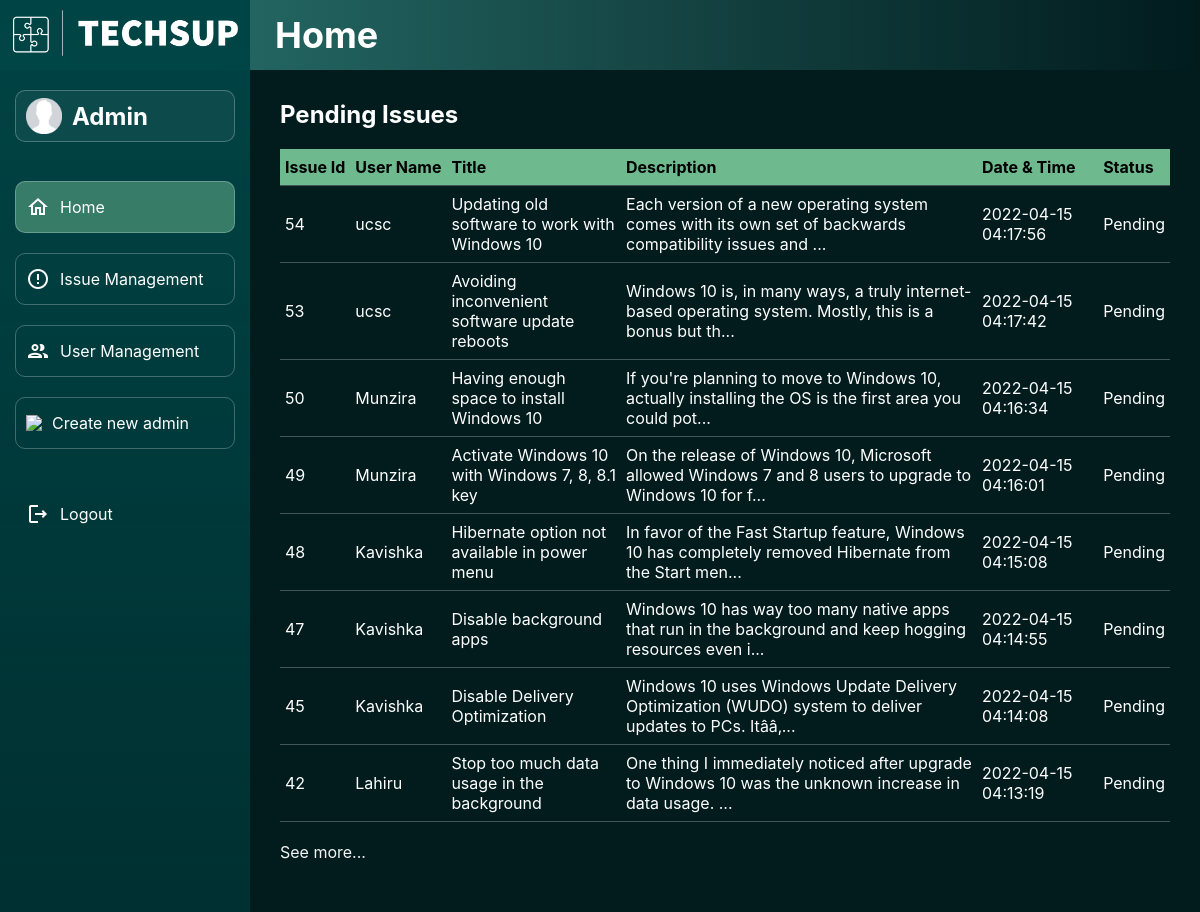
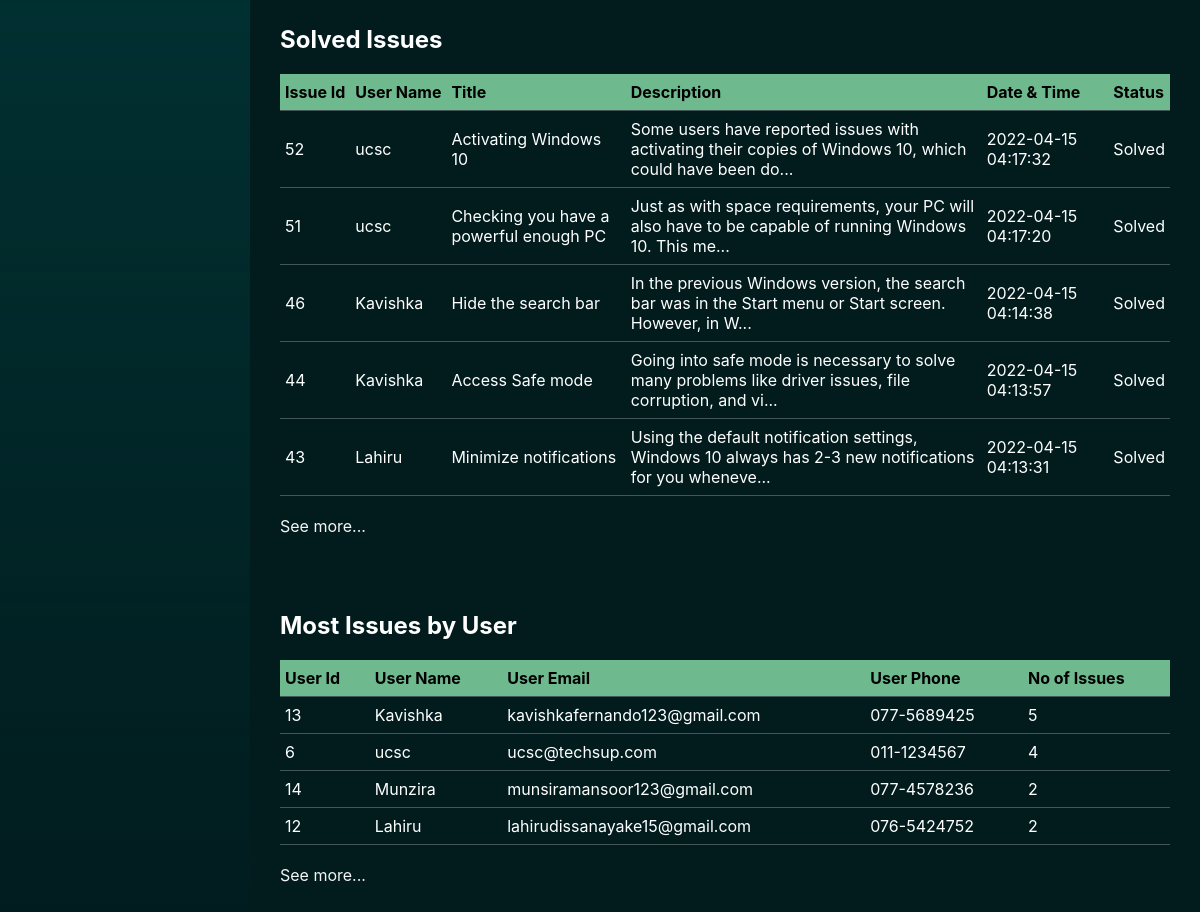
/admin/main/dashboard.php (signed in), run on the app's committed database (2 pictures, top to bottom).
### tables this page shows
CREATE TABLE IF NOT EXISTS `issue` (
  `issueId` int(5) NOT NULL AUTO_INCREMENT,
  `userId` int(5) DEFAULT NULL,
  `title` varchar(50) DEFAULT NULL,
  `description` varchar(500) DEFAULT NULL,
  `status` tinyint(1) DEFAULT NULL,
  `timestamp` timestamp NOT NULL,
  PRIMARY KEY (`issueId`),
  KEY `userId` (`userId`)
);

CREATE TABLE IF NOT EXISTS `user` (
  `userId` int(5) NOT NULL AUTO_INCREMENT,
  `userName` varchar(20) NOT NULL,
  `userEmail` varchar(50) NOT NULL,
  `userPhone` varchar(20) NOT NULL,
  `userPwd` varchar(100) NOT NULL,
  PRIMARY KEY (`userId`),
  UNIQUE KEY `userName` (`userName`),
  UNIQUE KEY `userEmail` (`userEmail`)
);

### includes/functions.inc.php (called while the page is built, shortened)
<?php
function adminPendingIssues($conn)
{
    $sql = "SELECT issueId, userName, title, description, timestamp, IF(status, 'Solved', 'Pending') status FROM issue, user WHERE issue.userId = user.userId AND status=false ORDER BY timestamp DESC LIMIT 10;";
    $result = mysqli_query($conn, $sql);
    if (mysqli_num_rows($result) > 0) {
        return $result;
        exit();
    } else {
        echo "<p class=\"success2\">There are no issues available!</p>";
        exit();
    }
}
function adminSolvedIssues($conn)
{
    $sql = "SELECT issueId, userName, title, description, timestamp, IF(status, 'Solved', 'Pending') status FROM issue, user WHERE issue.userId = user.userId AND status=true ORDER BY timestamp DESC LIMIT 10;";
    $result = mysqli_query($conn, $sql);
    if (mysqli_num_rows($result) > 0) {
        return $result;
        exit();
    } else {
        echo "<p class=\"success2\">There are no issues available!</p>";
        exit();
    }
}
function adminMostIssues($conn)
{
    $sql = "SELECT user.userId, userName, userEmail, userPhone, COUNT(issueId) FROM user, issue WHERE user.userId = issue.userId GROUP BY issue.userId ORDER BY COUNT(issueId) DESC LIMIT 10";
    $result = mysqli_query($conn, $sql);
    if (mysqli_num_rows($result) > 0) {
        return $result;
        exit();
    } else {
        echo "<p class=\"success2\">There are no users available!</p>";
        exit();
    }
}

### admin/main/dashboard.php (the view, shortened to what this page needs)
<?php
require_once('../../includes/dbh.inc.php');
require_once('../../includes/functions.inc.php');
?>
<!DOCTYPE html>
<html lang="en">
<head>
</head>
<body>
    <nav class="nav-h-back"></nav>
    <nav class="nav-h">
        <div class="heading">
            <h1>Home</h1>
        </div>
    </nav>
    <nav class="nav-v">
        <div class="logo">
            <a href="#">
                <img src="../../assets/techsup-logo-white.png" width="225px">
            </a>
        </div>
        <div class="menu">
            <div class="item profile">
                <img src="../../assets/profile.png" width="36px">
                <?php
                if (isset($_SESSION["adminId"])) {
                    echo "<h1>" . $_SESSION["adminName"] . "</h1>";
                }
                ?>
            </div>
            <div>
                <a href="#" class="disabled">
                    <div class="item click active">
                        <img src="../../assets/home-outline-white-24dp.png">
                        <span>Home</span>
                    </div>
                </a>
                <br>
                <a href="../issues/viewIssue.php">
                    <div class="item click">
                        <img src="../../assets/issue-outline-white-24dp.png">
                        <span>Issue Management</span>
                    </div>
                </a>
                <br>
                <a href="../users/viewUser.php">
                    <div class="item click">
                        <img src="../../assets/users-outline-white-24dp.png">
                        <span>User Management</span>
                    </div>
                </a>
                <br>
                <a href="register.php">
                    <div class="item click">
                        <img src="../../assets/addAdmin-outline-white-24dp">
                        <span>Create new admin</span>
                    </div>
                </a>
            </div>
            <a href="../../includes/adminLogout.inc.php">
                <div class="item logout">
                    <img src="../../assets/logout-outline-white-24dp.png">
                    <span>Logout</span>
                </div>
            </a>
        </div>
    </nav>
    <div class="body">
        <div class="adminPendingIssues">
            <h2>Pending Issues</h2>
            <table>
                <thead>
                    <tr>
                        <th class="thLeft">Issue Id</th>
                        <th class="thLeft">User Name</th>
                        <th class="thLeft">Title</th>
                        <th class="thLeft descr">Description</th>
                        <th class="thLeft">Date & Time</th>
                        <th class="thLeft">Status</th>
                    </tr>
                </thead>
                <tbody>
                    <?php
                    $result = adminPendingIssues($conn);
                    if ($result) {
                        while ($row = mysqli_fetch_assoc($result)) { ?>
                            <tr>
                                <td><?php echo $row['issueId']; ?></td>
                                <td><?php echo $row['userName']; ?></td>
                                <td><?php echo $row['title']; ?></td>
                                <td><?php if (strlen($row['description']) > 100) {
                                        echo substr($row['description'], 0, 100) . "...";
                                    } else {
                                        echo $row['description'];
                                    } ?></td>
                                <td><?php echo $row['timestamp']; ?></td>
                                <td><?php echo $row['status']; ?></td>
                            </tr>
                    <?php
                        }
                    }
                    ?>
                </tbody>
            </table>
            <br>
            <div class="seeMore">
                <a href="../issues/viewIssue.php">See more...</a>
            </div>
        </div>
        <div class="adminSolvedIssues topMargin">
            <h2>Solved Issues</h2>
            <table>
                <thead>
                    <tr>
                        <th class="thLeft">Issue Id</th>
                        <th class="thLeft">User Name</th>
                        <th class="thLeft">Title</th>
                        <th class="thLeft descr">Description</th>
                        <th class="thLeft">Date & Time</th>
                        <th class="thLeft">Status</th>
                    </tr>
                </thead>
                <tbody>
                    <?php
                    $result = adminSolvedIssues($conn);
                    if ($result) {
                        while ($row = mysqli_fetch_assoc($result)) { ?>
                            <tr>
                                <td><?php echo $row['issueId']; ?></td>
                                <td><?php echo $row['userName']; ?></td>
                                <td><?php echo $row['title']; ?></td>
                                <td><?php if (strlen($row['description']) > 100) {
                                        echo substr($row['description'], 0, 100) . "...";
                                    } else {
                                        echo $row['description'];
                                    } ?></td>
                                <td><?php echo $row['timestamp']; ?></td>
                                <td><?php echo $row['status']; ?></td>
                            </tr>
                    <?php
                        }
                    }
                    ?>
                </tbody>
            </table>
            <br>
            <div class="seeMore">
                <a href="../issues/viewIssue.php">See more...</a>
            </div>
        </div>
        <div class="mostIssues topMargin">
            <h2>Most Issues by User</h2>
            <table>
                <thead>
                    <tr>
                        <th class="thLeft">User Id</th>
                        <th class="thLeft">User Name</th>
                        <th class="thLeft">User Email</th>
                        <th class="thLeft">User Phone</th>
                        <th class="thLeft">No of Issues</th>
                    </tr>
                </thead>
                <tbody>
                    <?php
                    $result = adminMostIssues($conn);
                    if ($result) {
                        while ($row = mysqli_fetch_assoc($result)) { ?>
                            <tr>
                                <td><?php echo $row['userId']; ?></td>
                                <td><?php echo $row['userName']; ?></td>
                                <td><?php echo $row['userEmail']; ?></td>
                                <td><?php echo $row['userPhone']; ?></td>
                                <td><?php echo $row['COUNT(issueId)']; ?></td>
                            </tr>
                    <?php
                        }
                    }
                    ?>
                </tbody>
            </table>
            <br>
            <div class="seeMore">
                <a href="../users/viewUser.php">See more...</a>
            </div>
        </div>
    </div>
</body>
</html>

### data on the page
issue: issueId "54", userId.userName "ucsc", title "Updating old software to work with Windows 10", description "Each version of a new operating system comes with its own set of backwards compatibility issues and", timestamp "2022-04-15 04:17:56", status "Pending"
issue: issueId "53", userId.userName "ucsc", title "Avoiding inconvenient software update reboots", description "Windows 10 is, in many ways, a truly internet-based operating system. Mostly, this is a bonus but th", timestamp "2022-04-15 04:17:42", status "Pending"
issue: issueId "50", userId.userName "Munzira", title "Having enough space to install Windows 10", description "If you're planning to move to Windows 10, actually installing the OS is the first area you could pot", timestamp "2022-04-15 04:16:34", status "Pending"
issue: issueId "49", userId.userName "Munzira", title "Activate Windows 10 with Windows 7, 8, 8.1 key", description "On the release of Windows 10, Microsoft allowed Windows 7 and 8 users to upgrade to Windows 10 for f", timestamp "2022-04-15 04:16:01", status "Pending"
issue: issueId "48", userId.userName "Kavishka", title "Hibernate option not available in power menu", description "In favor of the Fast Startup feature, Windows 10 has completely removed Hibernate from the Start men", timestamp "2022-04-15 04:15:08", status "Pending"
issue: issueId "47", userId.userName "Kavishka", title "Disable background apps", description "Windows 10 has way too many native apps that run in the background and keep hogging resources even i", timestamp "2022-04-15 04:14:55", status "Pending"
issue: issueId "45", userId.userName "Kavishka", title "Disable Delivery Optimization", description "Windows 10 uses Windows Update Delivery Optimization (WUDO) system to deliver updates to PCs. Itââ‚", timestamp "2022-04-15 04:14:08", status "Pending"
issue: issueId "42", userId.userName "Lahiru", title "Stop too much data usage in the background", description "One thing I immediately noticed after upgrade to Windows 10 was the unknown increase in data usage.", timestamp "2022-04-15 04:13:19", status "Pending"
issue: issueId "52", userId.userName "ucsc", title "Activating Windows 10", description "Some users have reported issues with activating their copies of Windows 10, which could have been do", timestamp "2022-04-15 04:17:32", status "Solved"
issue: issueId "51", userId.userName "ucsc", title "Checking you have a powerful enough PC", description "Just as with space requirements, your PC will also have to be capable of running Windows 10. This me", timestamp "2022-04-15 04:17:20", status "Solved"
issue: issueId "46", userId.userName "Kavishka", title "Hide the search bar", description "In the previous Windows version, the search bar was in the Start menu or Start screen. However, in W", timestamp "2022-04-15 04:14:38", status "Solved"
issue: issueId "44", userId.userName "Kavishka", title "Access Safe mode", description "Going into safe mode is necessary to solve many problems like driver issues, file corruption, and vi", timestamp "2022-04-15 04:13:57", status "Solved"
issue: issueId "43", userId.userName "Lahiru", title "Minimize notifications", description "Using the default notification settings, Windows 10 always has 2-3 new notifications for you wheneve", timestamp "2022-04-15 04:13:31", status "Solved"
user: userId "13", userName "Kavishka", userEmail "kavishkafernando123@gmail.com", userPhone "077-5689425", COUNT "5"
user: userId "6", userName "ucsc", userEmail "ucsc@techsup.com", userPhone "011-1234567", COUNT "4"
user: userId "14", userName "Munzira", userEmail "munsiramansoor123@gmail.com", userPhone "077-4578236", COUNT "2"
user: userId "12", userName "Lahiru", userEmail "lahirudissanayake15@gmail.com", userPhone "076-5424752", COUNT "2"

### other printed values
$_SESSION["adminName"] "Admin"
